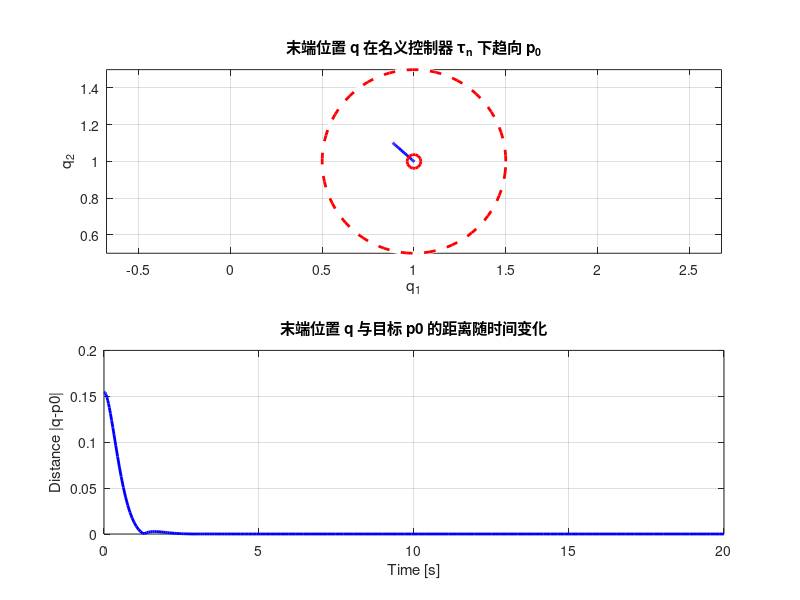

MATLAB code to generate this figure:
%% 清除工作区并关闭所有窗口
clear; clc; close all;

%% 参数设置
% 安全区参数（圆）
p0 = [1; 1];      % 圆心（期望位置）
r_safe = 0.5;     % 安全区半径

% PD 控制器增益
Kp = 10;  % 比例增益
Kd = 5;   % 微分增益

% 动力学设置：这里认为质量矩阵为单位阵，C 和 g 均为零
M = @(q) eye(2);              % 质量矩阵（2×2单位阵）
C = @(q, dq) zeros(2);        % 科氏/离心项（零矩阵）
g_func = @(q) zeros(2, 1);      % 重力项（零向量）

%% 定义名义控制器 tau_n 为匿名函数
% 输入： t（时间）、x = [q; dq] （4×1向量）
% 这里 q = x(1:2), dq = x(3:4)
tau_n = @(t, x) M(x(1:2)) * ( -Kp*(x(1:2) - p0) - Kd*(x(3:4)) ) ...
                 + C(x(1:2), x(3:4)) * (x(3:4)) + g_func(x(1:2));
             
%% 系统闭环动力学
% 系统状态 x = [q; dq]，其中 q 为位置 (2×1), dq 为速度 (2×1)
% 动态方程： xdot = [dq; ddq]，而 ddq = M^{-1} * tau
% 由于 M=I，此处 ddq = tau_n(t,x)
dynamics = @(t, x) [x(3:4); tau_n(t, x)];

%% 设定初始状态
% 随机生成一个位于安全区圆内的起始位置
theta0 = 2*pi*rand;         % 随机角度
rho = r_safe * rand;         % 随机半径（小于 r_safe）
q0 = p0 + [rho*cos(theta0); rho*sin(theta0)];
dq0 = [0; 0];              % 初始速度为 0
x0 = [q0; dq0];

%% 仿真参数
Tsim = 20;                % 仿真时间（秒）
tspan = [0, Tsim];

%% 利用 ODE45 进行仿真
[t, x] = ode45(dynamics, tspan, x0);

%% 合并两个图到一个图中显示
figure('Position',[100, 100, 1200, 800]);

% 子图 1: 末端位置 q 的轨迹
subplot(2,1,1);
plot(x(:,1), x(:,2), 'b-', 'LineWidth', 2); hold on;
plot(p0(1), p0(2), 'ro', 'MarkerSize', 10, 'LineWidth', 2); % 目标点 p0
% 绘制安全区边界（圆形）
if exist('viscircles', 'file')
    viscircles(p0', r_safe, 'LineStyle', '--');
else
    theta = linspace(0, 2*pi, 100);
    circle_x = p0(1) + r_safe*cos(theta);
    circle_y = p0(2) + r_safe*sin(theta);
    plot(circle_x, circle_y, 'k--', 'LineWidth', 1.5);
end
xlabel('q_1'); ylabel('q_2');
title('末端位置 q 在名义控制器 \tau_n 下趋向 p_0');
axis equal;
grid on;

% 子图 2: 末端位置 q 与目标 p0 的距离随时间变化
subplot(2,1,2);
% 计算每个时刻 q 与 p0 的欧氏距离
distances = vecnorm(x(:,1:2) - repmat(p0', size(x,1), 1), 2, 2);
plot(t, distances, 'b-', 'LineWidth', 2);
xlabel('Time [s]');
ylabel('Distance |q-p0|');
title('末端位置 q 与目标 p0 的距离随时间变化');
grid on;
